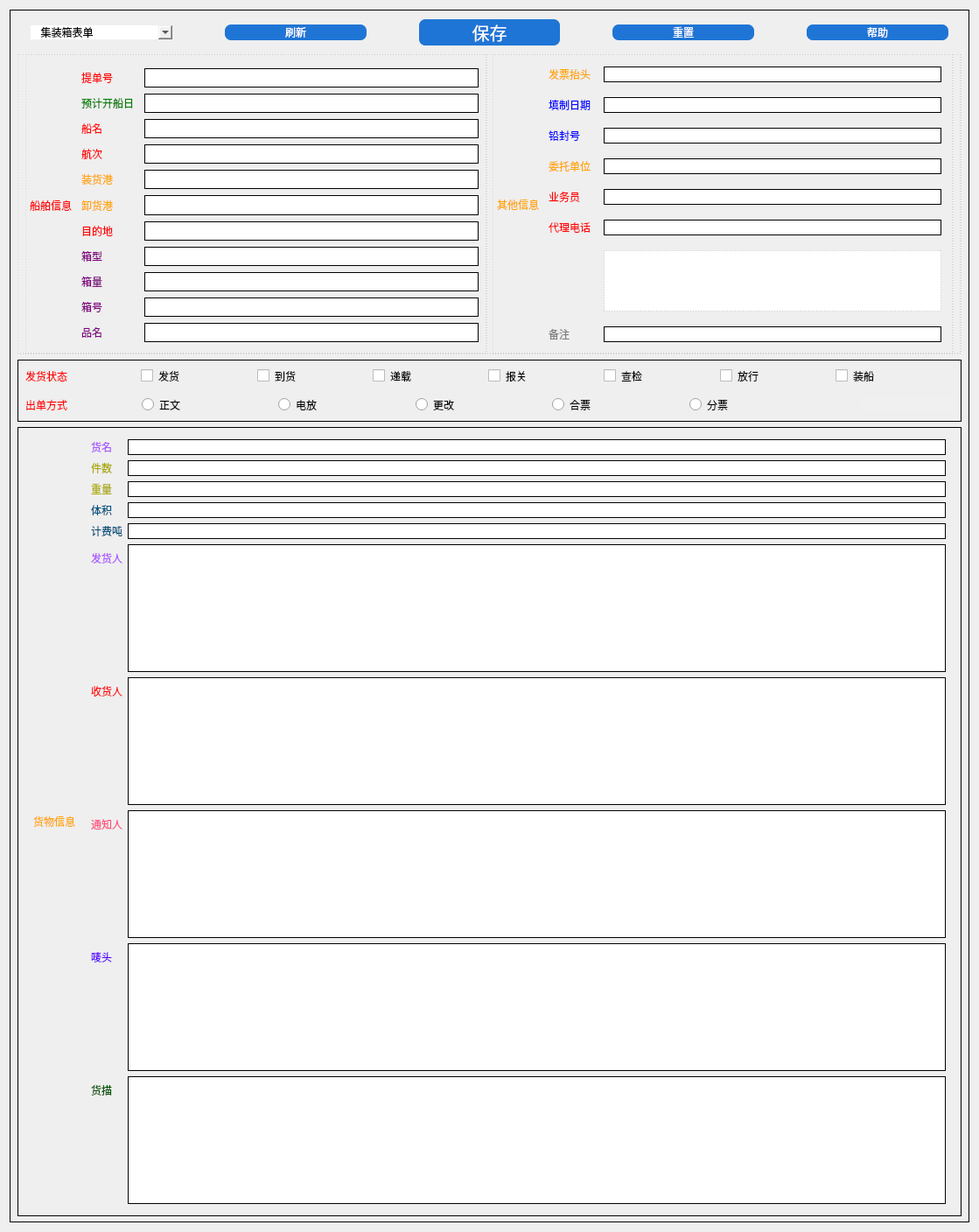
<?xml version="1.0" encoding="UTF-8"?>
<ui version="4.0">
 <class>Form</class>
 <widget class="QWidget" name="Form">
  <property name="geometry">
   <rect>
    <x>0</x>
    <y>0</y>
    <width>1119</width>
    <height>1408</height>
   </rect>
  </property>
  <property name="windowTitle">
   <string>Form</string>
  </property>
  <property name="styleSheet">
   <string notr="true"/>
  </property>
  <layout class="QVBoxLayout" name="verticalLayout_3">
   <item>
    <widget class="QWidget" name="widget_7" native="true">
     <property name="styleSheet">
      <string notr="true">QWidget{	
	font: 14pt &quot;微软雅黑&quot;;
	border:none;
	border:1px solid rgb(0,0,0);
	font: 10pt &quot;微软雅黑&quot;;
}
QWidget QLabel{
	border:none;
	
}
QWidget QLineEdit{
	font: 10pt &quot;微软雅黑&quot;;	
}</string>
     </property>
     <layout class="QVBoxLayout" name="verticalLayout">
      <property name="topMargin">
       <number>7</number>
      </property>
      <property name="bottomMargin">
       <number>7</number>
      </property>
      <item>
       <widget class="QWidget" name="widget_6" native="true">
        <property name="styleSheet">
         <string notr="true">QPushButton{
	border:none;
	border-radius:12px;	
	font: 15pt &quot;楷体&quot;;	
	background-color: rgb(255, 85, 0);
	color:rgb(255, 255, 255);
}
QPushButton:pressed{
	border:none;
	border-radius:12px;	
	font: 15pt &quot;楷体&quot;;	
	background-color: rgb(255, 85, 0);
	color: rgb(255, 85, 0);
}
QWidget{
	border:none;
}</string>
        </property>
        <layout class="QHBoxLayout" name="horizontalLayout_14">
         <property name="spacing">
          <number>60</number>
         </property>
         <property name="leftMargin">
          <number>15</number>
         </property>
         <property name="topMargin">
          <number>4</number>
         </property>
         <property name="rightMargin">
          <number>15</number>
         </property>
         <property name="bottomMargin">
          <number>4</number>
         </property>
         <item>
          <widget class="QComboBox" name="operation_from_combobox">
           <property name="styleSheet">
            <string notr="true">QComboBox{
	border:none;
	border-radius:7px;	
	font: 15pt &quot;微软雅黑&quot;;	
	background-color: rgb(255, 85, 0);
	color:rgb(255, 255, 255);
}
QComboBox:clicked{
	border:none;
	border-radius:7px;	
	font: 15pt &quot;微软雅黑&quot;;	
	background-color: rgb(255, 85, 0);
	color: rgb(255, 85, 0);
}
QComboBox::drop-down{
	width:30px;
	border-radius:7px;		
}
QComboBox QAbstractItemView{
	background-color:rgb(255, 170, 127);
}
QComboBox Items{
	
	font: 6pt &quot;微软雅黑&quot;;
}
border-color: qconicalgradient(cx:0.5, cy:0.5, angle:0, stop:0 rgba(35, 40, 3, 255), stop:0.16 rgba(136, 106, 22, 255), stop:0.225 rgba(166, 140, 41, 255), stop:0.285 rgba(204, 181, 74, 255), stop:0.345 rgba(235, 219, 102, 255), stop:0.415 rgba(245, 236, 112, 255), stop:0.52 rgba(209, 190, 76, 255), stop:0.57 rgba(187, 156, 51, 255), stop:0.635 rgba(168, 142, 42, 255), stop:0.695 rgba(202, 174, 68, 255), stop:0.75 rgba(218, 202, 86, 255), stop:0.815 rgba(208, 187, 73, 255), stop:0.88 rgba(187, 156, 51, 255), stop:0.935 rgba(137, 108, 26, 255), stop:1 rgba(35, 40, 3, 255));
</string>
           </property>
           <item>
            <property name="text">
             <string>  集装箱表单</string>
            </property>
           </item>
           <item>
            <property name="text">
             <string>  产装通知</string>
            </property>
           </item>
           <item>
            <property name="text">
             <string>  费用结算单</string>
            </property>
           </item>
           <item>
            <property name="text">
             <string>  费用确认单</string>
            </property>
           </item>
           <item>
            <property name="text">
             <string>  集港通知</string>
            </property>
           </item>
           <item>
            <property name="text">
             <string>  提单样本</string>
            </property>
           </item>
           <item>
            <property name="text">
             <string>  装箱委托书</string>
            </property>
           </item>
          </widget>
         </item>
         <item>
          <widget class="QPushButton" name="operation_refresh_btn">
           <property name="styleSheet">
            <string notr="true">QPushButton{
	border:none;
	border-radius:7px;	
	font: 15pt &quot;微软雅黑&quot;;	
	background-color: rgb(31, 117, 213);
	color:rgb(255, 255, 255);
}
QPushButton:pressed{
	border:none;
	border-radius:7px;	
	font: 15pt &quot;微软雅黑&quot;;	
	background-color: rgb(31, 117, 213);
	color: rgb(255, 85, 0);
}</string>
           </property>
           <property name="text">
            <string>刷新</string>
           </property>
          </widget>
         </item>
         <item>
          <widget class="QPushButton" name="operation_sql_btn">
           <property name="font">
            <font>
             <family>微软雅黑</family>
             <pointsize>15</pointsize>
             <weight>50</weight>
             <italic>false</italic>
             <bold>false</bold>
            </font>
           </property>
           <property name="styleSheet">
            <string notr="true">QPushButton{
	border:none;
	border-radius:7px;	
	font: 15pt &quot;微软雅黑&quot;;	
	background-color: rgb(31, 117, 213);
	color:rgb(255, 255, 255);
}
QPushButton:pressed{
	border:none;
	border-radius:7px;	
	font: 15pt &quot;微软雅黑&quot;;	
	background-color: rgb(31, 117, 213);
	color: rgb(255, 85, 0);
}</string>
           </property>
           <property name="text">
            <string>保存</string>
           </property>
          </widget>
         </item>
         <item>
          <widget class="QPushButton" name="operation_reset_btn">
           <property name="styleSheet">
            <string notr="true">QPushButton{
	border:none;
	border-radius:7px;	
	font: 15pt &quot;微软雅黑&quot;;	
	background-color: rgb(31, 117, 213);
	color:rgb(255, 255, 255);
}
QPushButton:pressed{
	border:none;
	border-radius:7px;	
	font: 15pt &quot;微软雅黑&quot;;	
	background-color: rgb(31, 117, 213);
	color: rgb(255, 85, 0);
}</string>
           </property>
           <property name="text">
            <string>重置</string>
           </property>
          </widget>
         </item>
         <item>
          <widget class="QPushButton" name="operation_help_btn">
           <property name="styleSheet">
            <string notr="true">QPushButton{
	border:none;
	border-radius:7px;	
	font: 15pt &quot;微软雅黑&quot;;	
	background-color: rgb(31, 117, 213);
	color:rgb(255, 255, 255);
}
QPushButton:pressed{
	border:none;
	border-radius:7px;	
	font: 15pt &quot;微软雅黑&quot;;	
	background-color: rgb(31, 117, 213);
	color: rgb(255, 85, 0);
}</string>
           </property>
           <property name="text">
            <string>帮助</string>
           </property>
          </widget>
         </item>
        </layout>
       </widget>
      </item>
      <item>
       <widget class="QWidget" name="widget" native="true">
        <property name="styleSheet">
         <string notr="true">QWidget {
	border:1px dotted rgb(189, 189, 189);
}
QWidget QLineEdit {
	border:1px solid rgb(0,0,0);
}</string>
        </property>
        <layout class="QHBoxLayout" name="horizontalLayout_3">
         <property name="topMargin">
          <number>0</number>
         </property>
         <property name="bottomMargin">
          <number>0</number>
         </property>
         <item>
          <widget class="QWidget" name="widget_8" native="true">
           <property name="styleSheet">
            <string notr="true"/>
           </property>
           <layout class="QHBoxLayout" name="horizontalLayout">
            <property name="leftMargin">
             <number>5</number>
            </property>
            <property name="topMargin">
             <number>11</number>
            </property>
            <property name="rightMargin">
             <number>5</number>
            </property>
            <item>
             <widget class="QLabel" name="label">
              <property name="styleSheet">
               <string notr="true">border:none;
color:red;</string>
              </property>
              <property name="text">
               <string>船舶信息</string>
              </property>
             </widget>
            </item>
            <item>
             <layout class="QFormLayout" name="formLayout">
              <property name="horizontalSpacing">
               <number>12</number>
              </property>
              <property name="verticalSpacing">
               <number>7</number>
              </property>
              <property name="leftMargin">
               <number>5</number>
              </property>
              <property name="topMargin">
               <number>5</number>
              </property>
              <property name="rightMargin">
               <number>5</number>
              </property>
              <property name="bottomMargin">
               <number>5</number>
              </property>
              <item row="0" column="0">
               <widget class="QLabel" name="Label">
                <property name="styleSheet">
                 <string notr="true">border:none;
color:red;</string>
                </property>
                <property name="text">
                 <string>提单号</string>
                </property>
               </widget>
              </item>
              <item row="0" column="1">
               <widget class="QLineEdit" name="tidanhao_lineedit">
                <property name="sizePolicy">
                 <sizepolicy hsizetype="Expanding" vsizetype="Expanding">
                  <horstretch>0</horstretch>
                  <verstretch>0</verstretch>
                 </sizepolicy>
                </property>
               </widget>
              </item>
              <item row="1" column="0">
               <widget class="QLabel" name="Label_2">
                <property name="styleSheet">
                 <string notr="true">border:none;
color:green;</string>
                </property>
                <property name="text">
                 <string>预计开船日</string>
                </property>
               </widget>
              </item>
              <item row="1" column="1">
               <widget class="QLineEdit" name="yujikaichuanri_lineedit">
                <property name="sizePolicy">
                 <sizepolicy hsizetype="Expanding" vsizetype="Expanding">
                  <horstretch>0</horstretch>
                  <verstretch>0</verstretch>
                 </sizepolicy>
                </property>
               </widget>
              </item>
              <item row="2" column="0">
               <widget class="QLabel" name="Label_3">
                <property name="styleSheet">
                 <string notr="true">border:none;
color:red;</string>
                </property>
                <property name="text">
                 <string>船名</string>
                </property>
               </widget>
              </item>
              <item row="2" column="1">
               <widget class="QLineEdit" name="chuanming_lineedit">
                <property name="sizePolicy">
                 <sizepolicy hsizetype="Expanding" vsizetype="Expanding">
                  <horstretch>0</horstretch>
                  <verstretch>0</verstretch>
                 </sizepolicy>
                </property>
               </widget>
              </item>
              <item row="4" column="0">
               <widget class="QLabel" name="Label_4">
                <property name="styleSheet">
                 <string notr="true">border:none;
color:orange;</string>
                </property>
                <property name="text">
                 <string>装货港</string>
                </property>
               </widget>
              </item>
              <item row="4" column="1">
               <widget class="QLineEdit" name="zhuanghuogang_lineedit">
                <property name="sizePolicy">
                 <sizepolicy hsizetype="Expanding" vsizetype="Expanding">
                  <horstretch>0</horstretch>
                  <verstretch>0</verstretch>
                 </sizepolicy>
                </property>
               </widget>
              </item>
              <item row="5" column="0">
               <widget class="QLabel" name="Label_13">
                <property name="styleSheet">
                 <string notr="true">border:none;
color:orange;</string>
                </property>
                <property name="text">
                 <string>卸货港</string>
                </property>
               </widget>
              </item>
              <item row="5" column="1">
               <widget class="QLineEdit" name="xiehuogang_lineedit">
                <property name="sizePolicy">
                 <sizepolicy hsizetype="Expanding" vsizetype="Expanding">
                  <horstretch>0</horstretch>
                  <verstretch>0</verstretch>
                 </sizepolicy>
                </property>
               </widget>
              </item>
              <item row="6" column="0">
               <widget class="QLabel" name="Label_5">
                <property name="styleSheet">
                 <string notr="true">border:none;
color:red
;</string>
                </property>
                <property name="text">
                 <string>目的地</string>
                </property>
               </widget>
              </item>
              <item row="6" column="1">
               <widget class="QLineEdit" name="mudidi_lineedit">
                <property name="sizePolicy">
                 <sizepolicy hsizetype="Expanding" vsizetype="Expanding">
                  <horstretch>0</horstretch>
                  <verstretch>0</verstretch>
                 </sizepolicy>
                </property>
               </widget>
              </item>
              <item row="7" column="0">
               <widget class="QLabel" name="Label_6">
                <property name="styleSheet">
                 <string notr="true">border:none;color:purple;</string>
                </property>
                <property name="text">
                 <string>箱型</string>
                </property>
               </widget>
              </item>
              <item row="7" column="1">
               <widget class="QLineEdit" name="xiangxing_lineedit">
                <property name="sizePolicy">
                 <sizepolicy hsizetype="Expanding" vsizetype="Expanding">
                  <horstretch>0</horstretch>
                  <verstretch>0</verstretch>
                 </sizepolicy>
                </property>
               </widget>
              </item>
              <item row="8" column="0">
               <widget class="QLabel" name="Label_7">
                <property name="styleSheet">
                 <string notr="true">border:none;color:purple;</string>
                </property>
                <property name="text">
                 <string>箱量</string>
                </property>
               </widget>
              </item>
              <item row="8" column="1">
               <widget class="QLineEdit" name="xiangliang_lineedit">
                <property name="sizePolicy">
                 <sizepolicy hsizetype="Expanding" vsizetype="Expanding">
                  <horstretch>0</horstretch>
                  <verstretch>0</verstretch>
                 </sizepolicy>
                </property>
               </widget>
              </item>
              <item row="9" column="0">
               <widget class="QLabel" name="Label_18">
                <property name="styleSheet">
                 <string notr="true">border:none;color:purple;</string>
                </property>
                <property name="text">
                 <string>箱号</string>
                </property>
               </widget>
              </item>
              <item row="9" column="1">
               <widget class="QLineEdit" name="xianghao_lineedit">
                <property name="sizePolicy">
                 <sizepolicy hsizetype="Expanding" vsizetype="Expanding">
                  <horstretch>0</horstretch>
                  <verstretch>0</verstretch>
                 </sizepolicy>
                </property>
               </widget>
              </item>
              <item row="10" column="0">
               <widget class="QLabel" name="Label_11">
                <property name="styleSheet">
                 <string notr="true">border:none;color:purple;</string>
                </property>
                <property name="text">
                 <string>品名</string>
                </property>
               </widget>
              </item>
              <item row="10" column="1">
               <widget class="QLineEdit" name="pinming_lineedit">
                <property name="sizePolicy">
                 <sizepolicy hsizetype="Expanding" vsizetype="Expanding">
                  <horstretch>0</horstretch>
                  <verstretch>0</verstretch>
                 </sizepolicy>
                </property>
               </widget>
              </item>
              <item row="3" column="1">
               <widget class="QLineEdit" name="hangci_lineedit">
                <property name="sizePolicy">
                 <sizepolicy hsizetype="Expanding" vsizetype="Expanding">
                  <horstretch>0</horstretch>
                  <verstretch>0</verstretch>
                 </sizepolicy>
                </property>
               </widget>
              </item>
              <item row="3" column="0">
               <widget class="QLabel" name="Label_12">
                <property name="styleSheet">
                 <string notr="true">border:none;
color:red;</string>
                </property>
                <property name="text">
                 <string>航次</string>
                </property>
               </widget>
              </item>
             </layout>
            </item>
           </layout>
          </widget>
         </item>
         <item>
          <widget class="QWidget" name="widget" native="true">
           <layout class="QHBoxLayout" name="horizontalLayout_2">
            <property name="leftMargin">
             <number>5</number>
            </property>
            <item>
             <widget class="QLabel" name="label_2">
              <property name="styleSheet">
               <string notr="true">border:none;
color:orange;</string>
              </property>
              <property name="text">
               <string>其他信息</string>
              </property>
             </widget>
            </item>
            <item>
             <layout class="QFormLayout" name="formLayout_3">
              <property name="horizontalSpacing">
               <number>15</number>
              </property>
              <property name="verticalSpacing">
               <number>17</number>
              </property>
              <property name="leftMargin">
               <number>5</number>
              </property>
              <property name="topMargin">
               <number>5</number>
              </property>
              <property name="rightMargin">
               <number>5</number>
              </property>
              <property name="bottomMargin">
               <number>5</number>
              </property>
              <item row="0" column="0">
               <widget class="QLabel" name="Label_9">
                <property name="styleSheet">
                 <string notr="true">border:none;color:orange;</string>
                </property>
                <property name="text">
                 <string>发票抬头</string>
                </property>
               </widget>
              </item>
              <item row="0" column="1">
               <widget class="QLineEdit" name="fapiaotaitou_lineedit">
                <property name="sizePolicy">
                 <sizepolicy hsizetype="Expanding" vsizetype="Expanding">
                  <horstretch>0</horstretch>
                  <verstretch>0</verstretch>
                 </sizepolicy>
                </property>
               </widget>
              </item>
              <item row="1" column="0">
               <widget class="QLabel" name="Label_10">
                <property name="styleSheet">
                 <string notr="true">border:none;color:blue;</string>
                </property>
                <property name="text">
                 <string>填制日期</string>
                </property>
               </widget>
              </item>
              <item row="1" column="1">
               <widget class="QLineEdit" name="zhibiaoriqi_lineedit">
                <property name="sizePolicy">
                 <sizepolicy hsizetype="Expanding" vsizetype="Expanding">
                  <horstretch>0</horstretch>
                  <verstretch>0</verstretch>
                 </sizepolicy>
                </property>
               </widget>
              </item>
              <item row="2" column="0">
               <widget class="QLabel" name="Label_19">
                <property name="styleSheet">
                 <string notr="true">border:none;color:blue;</string>
                </property>
                <property name="text">
                 <string>铅封号</string>
                </property>
               </widget>
              </item>
              <item row="2" column="1">
               <widget class="QLineEdit" name="qianfenghao_lineedit">
                <property name="sizePolicy">
                 <sizepolicy hsizetype="Expanding" vsizetype="Expanding">
                  <horstretch>0</horstretch>
                  <verstretch>0</verstretch>
                 </sizepolicy>
                </property>
               </widget>
              </item>
              <item row="3" column="0">
               <widget class="QLabel" name="Label_22">
                <property name="styleSheet">
                 <string notr="true">border:none;color:orange;</string>
                </property>
                <property name="text">
                 <string>委托单位</string>
                </property>
               </widget>
              </item>
              <item row="3" column="1">
               <widget class="QLineEdit" name="weituodanwei_lineedit">
                <property name="sizePolicy">
                 <sizepolicy hsizetype="Expanding" vsizetype="Expanding">
                  <horstretch>0</horstretch>
                  <verstretch>0</verstretch>
                 </sizepolicy>
                </property>
               </widget>
              </item>
              <item row="4" column="0">
               <widget class="QLabel" name="Label_24">
                <property name="styleSheet">
                 <string notr="true">border:none;color:red;</string>
                </property>
                <property name="text">
                 <string>业务员</string>
                </property>
               </widget>
              </item>
              <item row="4" column="1">
               <widget class="QLineEdit" name="yewuyuan_lineedit">
                <property name="sizePolicy">
                 <sizepolicy hsizetype="Expanding" vsizetype="Expanding">
                  <horstretch>0</horstretch>
                  <verstretch>0</verstretch>
                 </sizepolicy>
                </property>
               </widget>
              </item>
              <item row="5" column="0">
               <widget class="QLabel" name="Label_25">
                <property name="styleSheet">
                 <string notr="true">border:none;color:red;</string>
                </property>
                <property name="text">
                 <string>代理电话</string>
                </property>
               </widget>
              </item>
              <item row="5" column="1">
               <widget class="QLineEdit" name="dailidianhua_lineedit">
                <property name="sizePolicy">
                 <sizepolicy hsizetype="Expanding" vsizetype="Expanding">
                  <horstretch>0</horstretch>
                  <verstretch>0</verstretch>
                 </sizepolicy>
                </property>
               </widget>
              </item>
              <item row="7" column="0">
               <widget class="QLabel" name="Label_26">
                <property name="styleSheet">
                 <string notr="true">border:none;color:gray;</string>
                </property>
                <property name="text">
                 <string>备注</string>
                </property>
               </widget>
              </item>
              <item row="7" column="1">
               <widget class="QLineEdit" name="beizhu_lineedit">
                <property name="sizePolicy">
                 <sizepolicy hsizetype="Expanding" vsizetype="Expanding">
                  <horstretch>0</horstretch>
                  <verstretch>0</verstretch>
                 </sizepolicy>
                </property>
               </widget>
              </item>
              <item row="6" column="1">
               <widget class="QListWidget" name="listwidget"/>
              </item>
             </layout>
            </item>
           </layout>
          </widget>
         </item>
        </layout>
       </widget>
      </item>
      <item>
       <widget class="QWidget" name="widget_3" native="true">
        <property name="sizePolicy">
         <sizepolicy hsizetype="Preferred" vsizetype="Preferred">
          <horstretch>1</horstretch>
          <verstretch>0</verstretch>
         </sizepolicy>
        </property>
        <property name="styleSheet">
         <string notr="true">QWidget{	
	border:none;
	border:1px solid rgb(0,0,0);
	font: 12pt &quot;微软雅黑&quot;;
}
QWidget QLabel{
	border:none;
	
}
QWidget QLineEdit{
	font: 12pt &quot;微软雅黑&quot;;	
}</string>
        </property>
        <layout class="QHBoxLayout" name="horizontalLayout_19">
         <item>
          <layout class="QVBoxLayout" name="verticalLayout_2">
           <item>
            <widget class="QWidget" name="widget" native="true">
             <property name="sizePolicy">
              <sizepolicy hsizetype="Expanding" vsizetype="Expanding">
               <horstretch>0</horstretch>
               <verstretch>0</verstretch>
              </sizepolicy>
             </property>
             <property name="styleSheet">
              <string notr="true">border:none;
</string>
             </property>
             <layout class="QHBoxLayout" name="horizontalLayout_20">
              <property name="leftMargin">
               <number>0</number>
              </property>
              <property name="topMargin">
               <number>0</number>
              </property>
              <property name="bottomMargin">
               <number>7</number>
              </property>
              <item>
               <widget class="QLabel" name="label_47">
                <property name="styleSheet">
                 <string notr="true">color:red;</string>
                </property>
                <property name="text">
                 <string>发货状态</string>
                </property>
               </widget>
              </item>
              <item>
               <widget class="QCheckBox" name="operation_fahuo_checkbox">
                <property name="styleSheet">
                 <string notr="true">border:none;</string>
                </property>
                <property name="text">
                 <string>发货</string>
                </property>
               </widget>
              </item>
              <item>
               <widget class="QCheckBox" name="operation_daohuo_checkbox">
                <property name="styleSheet">
                 <string notr="true">border:none;</string>
                </property>
                <property name="text">
                 <string>到货</string>
                </property>
               </widget>
              </item>
              <item>
               <widget class="QCheckBox" name="operation_dizai_checkbox">
                <property name="styleSheet">
                 <string notr="true">border:none;</string>
                </property>
                <property name="text">
                 <string>递载</string>
                </property>
               </widget>
              </item>
              <item>
               <widget class="QCheckBox" name="checkBox_18">
                <property name="styleSheet">
                 <string notr="true">border:none;</string>
                </property>
                <property name="text">
                 <string>报关</string>
                </property>
               </widget>
              </item>
              <item>
               <widget class="QCheckBox" name="operation_jiancha_checkbox">
                <property name="styleSheet">
                 <string notr="true">border:none;</string>
                </property>
                <property name="text">
                 <string>查检</string>
                </property>
               </widget>
              </item>
              <item>
               <widget class="QCheckBox" name="operation_fangxing_checkbox">
                <property name="styleSheet">
                 <string notr="true">border:none;</string>
                </property>
                <property name="text">
                 <string>放行</string>
                </property>
               </widget>
              </item>
              <item>
               <widget class="QCheckBox" name="operation_zhuangzai_chexkbox">
                <property name="styleSheet">
                 <string notr="true">border:none;</string>
                </property>
                <property name="text">
                 <string>装船</string>
                </property>
               </widget>
              </item>
             </layout>
            </widget>
           </item>
           <item>
            <layout class="QHBoxLayout" name="horizontalLayout_21">
             <property name="spacing">
              <number>45</number>
             </property>
             <item>
              <widget class="QLabel" name="label_48">
               <property name="sizePolicy">
                <sizepolicy hsizetype="Expanding" vsizetype="Expanding">
                 <horstretch>1</horstretch>
                 <verstretch>0</verstretch>
                </sizepolicy>
               </property>
               <property name="styleSheet">
                <string notr="true">color:red;</string>
               </property>
               <property name="text">
                <string>出单方式</string>
               </property>
              </widget>
             </item>
             <item>
              <widget class="QGroupBox" name="groupBox">
               <property name="sizePolicy">
                <sizepolicy hsizetype="Expanding" vsizetype="Expanding">
                 <horstretch>9</horstretch>
                 <verstretch>0</verstretch>
                </sizepolicy>
               </property>
               <property name="styleSheet">
                <string notr="true">border:none;
</string>
               </property>
               <property name="title">
                <string/>
               </property>
               <layout class="QHBoxLayout" name="horizontalLayout_22">
                <property name="leftMargin">
                 <number>0</number>
                </property>
                <property name="topMargin">
                 <number>0</number>
                </property>
                <property name="rightMargin">
                 <number>0</number>
                </property>
                <property name="bottomMargin">
                 <number>0</number>
                </property>
                <item>
                 <widget class="QRadioButton" name="operation_zhengwen_radio">
                  <property name="styleSheet">
                   <string notr="true">border:none;</string>
                  </property>
                  <property name="text">
                   <string>正文</string>
                  </property>
                 </widget>
                </item>
                <item>
                 <widget class="QRadioButton" name="operation_dianfang_radio">
                  <property name="styleSheet">
                   <string notr="true">border:none;</string>
                  </property>
                  <property name="text">
                   <string>电放</string>
                  </property>
                 </widget>
                </item>
                <item>
                 <widget class="QRadioButton" name="operation_genggai_radio">
                  <property name="styleSheet">
                   <string notr="true">border:none;</string>
                  </property>
                  <property name="text">
                   <string>更改</string>
                  </property>
                 </widget>
                </item>
                <item>
                 <widget class="QRadioButton" name="operation_hepiao_radio">
                  <property name="styleSheet">
                   <string notr="true">border:none;</string>
                  </property>
                  <property name="text">
                   <string>合票</string>
                  </property>
                 </widget>
                </item>
                <item>
                 <widget class="QRadioButton" name="operation_fenpaio_radio">
                  <property name="styleSheet">
                   <string notr="true">border:none;</string>
                  </property>
                  <property name="text">
                   <string>分票</string>
                  </property>
                 </widget>
                </item>
               </layout>
              </widget>
             </item>
             <item>
              <widget class="QLineEdit" name="lineEdit_46">
               <property name="enabled">
                <bool>false</bool>
               </property>
               <property name="styleSheet">
                <string notr="true">background-color: rgb(240, 240, 240);
border:none;</string>
               </property>
              </widget>
             </item>
            </layout>
           </item>
          </layout>
         </item>
        </layout>
       </widget>
      </item>
      <item>
       <widget class="QWidget" name="widget_2" native="true">
        <property name="sizePolicy">
         <sizepolicy hsizetype="Expanding" vsizetype="Expanding">
          <horstretch>1</horstretch>
          <verstretch>0</verstretch>
         </sizepolicy>
        </property>
        <property name="styleSheet">
         <string notr="true">QWidget{	
	font: 14pt &quot;微软雅黑&quot;;
	border:none;
	border:1px solid rgb(0,0,0);
	font: 10pt &quot;微软雅黑&quot;;
}
QWidget QLabel{
	border:none;
	
}
QWidget QLineEdit{
	font: 10pt &quot;微软雅黑&quot;;	
}</string>
        </property>
        <layout class="QHBoxLayout" name="horizontalLayout_15">
         <property name="spacing">
          <number>0</number>
         </property>
         <property name="topMargin">
          <number>7</number>
         </property>
         <property name="bottomMargin">
          <number>7</number>
         </property>
         <item>
          <widget class="QWidget" name="widget_5" native="true">
           <property name="sizePolicy">
            <sizepolicy hsizetype="Preferred" vsizetype="Expanding">
             <horstretch>0</horstretch>
             <verstretch>0</verstretch>
            </sizepolicy>
           </property>
           <property name="styleSheet">
            <string notr="true">border:none;</string>
           </property>
           <layout class="QHBoxLayout" name="horizontalLayout_5">
            <item>
             <widget class="QLabel" name="label_38">
              <property name="styleSheet">
               <string notr="true">color:orange;</string>
              </property>
              <property name="text">
               <string>货物信息</string>
              </property>
             </widget>
            </item>
           </layout>
          </widget>
         </item>
         <item>
          <widget class="QWidget" name="formWidget_4" native="true">
           <property name="sizePolicy">
            <sizepolicy hsizetype="Expanding" vsizetype="Expanding">
             <horstretch>0</horstretch>
             <verstretch>0</verstretch>
            </sizepolicy>
           </property>
           <property name="styleSheet">
            <string notr="true">
QWidget {
	border:none;
}
QWidget QLineEdit{
	border:1px solid rgb(0, 0, 0);
	
}</string>
           </property>
           <layout class="QFormLayout" name="formLayout_9">
            <property name="topMargin">
             <number>7</number>
            </property>
            <property name="bottomMargin">
             <number>7</number>
            </property>
            <item row="0" column="0">
             <widget class="QLabel" name="Label_41">
              <property name="styleSheet">
               <string notr="true">color: rgb(170, 85, 255);</string>
              </property>
              <property name="text">
               <string>货名</string>
              </property>
             </widget>
            </item>
            <item row="0" column="1">
             <widget class="QLineEdit" name="huoming_lineedit">
              <property name="sizePolicy">
               <sizepolicy hsizetype="Expanding" vsizetype="Expanding">
                <horstretch>0</horstretch>
                <verstretch>0</verstretch>
               </sizepolicy>
              </property>
             </widget>
            </item>
            <item row="1" column="0">
             <widget class="QLabel" name="Label_42">
              <property name="styleSheet">
               <string notr="true">color: rgb(170, 170, 0);</string>
              </property>
              <property name="text">
               <string>件数</string>
              </property>
             </widget>
            </item>
            <item row="1" column="1">
             <widget class="QLineEdit" name="jianshu_lineedit">
              <property name="sizePolicy">
               <sizepolicy hsizetype="Expanding" vsizetype="Expanding">
                <horstretch>0</horstretch>
                <verstretch>0</verstretch>
               </sizepolicy>
              </property>
             </widget>
            </item>
            <item row="2" column="0">
             <widget class="QLabel" name="Label_43">
              <property name="styleSheet">
               <string notr="true">color: rgb(170, 170, 0);</string>
              </property>
              <property name="text">
               <string>重量</string>
              </property>
             </widget>
            </item>
            <item row="2" column="1">
             <widget class="QLineEdit" name="zhongliang_lineedit">
              <property name="sizePolicy">
               <sizepolicy hsizetype="Expanding" vsizetype="Expanding">
                <horstretch>0</horstretch>
                <verstretch>0</verstretch>
               </sizepolicy>
              </property>
             </widget>
            </item>
            <item row="3" column="0">
             <widget class="QLabel" name="Label_44">
              <property name="styleSheet">
               <string notr="true">color: rgb(0, 85, 127);</string>
              </property>
              <property name="text">
               <string>体积</string>
              </property>
             </widget>
            </item>
            <item row="3" column="1">
             <widget class="QLineEdit" name="tiji_lineedit_2">
              <property name="sizePolicy">
               <sizepolicy hsizetype="Expanding" vsizetype="Expanding">
                <horstretch>0</horstretch>
                <verstretch>0</verstretch>
               </sizepolicy>
              </property>
             </widget>
            </item>
            <item row="4" column="0">
             <widget class="QLabel" name="Label_45">
              <property name="styleSheet">
               <string notr="true">color: rgb(0, 85, 127);</string>
              </property>
              <property name="text">
               <string>计费吨</string>
              </property>
             </widget>
            </item>
            <item row="4" column="1">
             <widget class="QLineEdit" name="jifeidun_lineedit">
              <property name="sizePolicy">
               <sizepolicy hsizetype="Expanding" vsizetype="Expanding">
                <horstretch>0</horstretch>
                <verstretch>0</verstretch>
               </sizepolicy>
              </property>
              <property name="styleSheet">
               <string notr="true"/>
              </property>
             </widget>
            </item>
            <item row="5" column="0">
             <widget class="QLabel" name="Label_46">
              <property name="styleSheet">
               <string notr="true">color: rgb(170, 85, 255);</string>
              </property>
              <property name="text">
               <string>发货人</string>
              </property>
             </widget>
            </item>
            <item row="5" column="1">
             <widget class="QTextEdit" name="fahuoren_textedit">
              <property name="sizePolicy">
               <sizepolicy hsizetype="Expanding" vsizetype="Expanding">
                <horstretch>0</horstretch>
                <verstretch>0</verstretch>
               </sizepolicy>
              </property>
              <property name="minimumSize">
               <size>
                <width>0</width>
                <height>0</height>
               </size>
              </property>
              <property name="styleSheet">
               <string notr="true">background-color:rgb(255, 255, 255);
font: 12pt &quot;隶书&quot;;
border:1px solid rgb(0,0,0,);</string>
              </property>
             </widget>
            </item>
            <item row="6" column="0">
             <widget class="QLabel" name="Label_47">
              <property name="styleSheet">
               <string notr="true">color:red;</string>
              </property>
              <property name="text">
               <string>收货人</string>
              </property>
             </widget>
            </item>
            <item row="6" column="1">
             <widget class="QTextEdit" name="shouhuoren_textedit">
              <property name="sizePolicy">
               <sizepolicy hsizetype="Expanding" vsizetype="Expanding">
                <horstretch>0</horstretch>
                <verstretch>0</verstretch>
               </sizepolicy>
              </property>
              <property name="minimumSize">
               <size>
                <width>0</width>
                <height>0</height>
               </size>
              </property>
              <property name="styleSheet">
               <string notr="true">background-color:rgb(255, 255, 255);
font: 12pt &quot;隶书&quot;;
border:1px solid rgb(0,0,0,);</string>
              </property>
             </widget>
            </item>
            <item row="7" column="0">
             <widget class="QLabel" name="Label_48">
              <property name="styleSheet">
               <string notr="true">color: rgb(255, 85, 127);</string>
              </property>
              <property name="text">
               <string>通知人</string>
              </property>
             </widget>
            </item>
            <item row="7" column="1">
             <widget class="QTextEdit" name="tongzhiren_textedit">
              <property name="sizePolicy">
               <sizepolicy hsizetype="Expanding" vsizetype="Expanding">
                <horstretch>0</horstretch>
                <verstretch>0</verstretch>
               </sizepolicy>
              </property>
              <property name="minimumSize">
               <size>
                <width>0</width>
                <height>0</height>
               </size>
              </property>
              <property name="styleSheet">
               <string notr="true">background-color:rgb(255, 255, 255);
font: 12pt &quot;隶书&quot;;
border:1px solid rgb(0,0,0,);</string>
              </property>
             </widget>
            </item>
            <item row="8" column="0">
             <widget class="QLabel" name="Label_49">
              <property name="styleSheet">
               <string notr="true">color: rgb(85, 0, 255);</string>
              </property>
              <property name="text">
               <string>唛头</string>
              </property>
             </widget>
            </item>
            <item row="8" column="1">
             <widget class="QTextEdit" name="maitou_textedit">
              <property name="sizePolicy">
               <sizepolicy hsizetype="Expanding" vsizetype="Expanding">
                <horstretch>0</horstretch>
                <verstretch>0</verstretch>
               </sizepolicy>
              </property>
              <property name="minimumSize">
               <size>
                <width>0</width>
                <height>0</height>
               </size>
              </property>
              <property name="styleSheet">
               <string notr="true">background-color:rgb(255, 255, 255);
font: 12pt &quot;隶书&quot;;
border:1px solid rgb(0,0,0,);</string>
              </property>
             </widget>
            </item>
            <item row="9" column="0">
             <widget class="QLabel" name="Label_50">
              <property name="styleSheet">
               <string notr="true">color: rgb(0, 85, 0);</string>
              </property>
              <property name="text">
               <string>货描</string>
              </property>
             </widget>
            </item>
            <item row="9" column="1">
             <widget class="QTextEdit" name="huomiao_textedit">
              <property name="sizePolicy">
               <sizepolicy hsizetype="Expanding" vsizetype="Expanding">
                <horstretch>0</horstretch>
                <verstretch>0</verstretch>
               </sizepolicy>
              </property>
              <property name="minimumSize">
               <size>
                <width>0</width>
                <height>0</height>
               </size>
              </property>
              <property name="styleSheet">
               <string notr="true">background-color:rgb(255, 255, 255);
font: 12pt &quot;隶书&quot;;
border:1px solid rgb(0,0,0,);</string>
              </property>
             </widget>
            </item>
           </layout>
          </widget>
         </item>
        </layout>
       </widget>
      </item>
     </layout>
    </widget>
   </item>
  </layout>
 </widget>
 <resources/>
 <connections>
  <connection>
   <sender>operation_from_combobox</sender>
   <signal>currentIndexChanged(int)</signal>
   <receiver>Form</receiver>
   <slot>fom_lk()</slot>
   <hints>
    <hint type="sourcelabel">
     <x>131</x>
     <y>35</y>
    </hint>
    <hint type="destinationlabel">
     <x>158</x>
     <y>-78</y>
    </hint>
   </hints>
  </connection>
  <connection>
   <sender>operation_refresh_btn</sender>
   <signal>clicked()</signal>
   <receiver>Form</receiver>
   <slot>fresh_lk()</slot>
   <hints>
    <hint type="sourcelabel">
     <x>332</x>
     <y>47</y>
    </hint>
    <hint type="destinationlabel">
     <x>326</x>
     <y>-177</y>
    </hint>
   </hints>
  </connection>
  <connection>
   <sender>operation_sql_btn</sender>
   <signal>clicked()</signal>
   <receiver>Form</receiver>
   <slot>SQL_lk()</slot>
   <hints>
    <hint type="sourcelabel">
     <x>547</x>
     <y>44</y>
    </hint>
    <hint type="destinationlabel">
     <x>515</x>
     <y>-189</y>
    </hint>
   </hints>
  </connection>
  <connection>
   <sender>operation_reset_btn</sender>
   <signal>clicked()</signal>
   <receiver>Form</receiver>
   <slot>reset_lk()</slot>
   <hints>
    <hint type="sourcelabel">
     <x>768</x>
     <y>37</y>
    </hint>
    <hint type="destinationlabel">
     <x>768</x>
     <y>-149</y>
    </hint>
   </hints>
  </connection>
 </connections>
 <slots>
  <slot>fom_lk()</slot>
  <slot>fresh_lk()</slot>
  <slot>SQL_lk()</slot>
  <slot>reset_lk()</slot>
  <slot>help_lk()</slot>
 </slots>
</ui>
